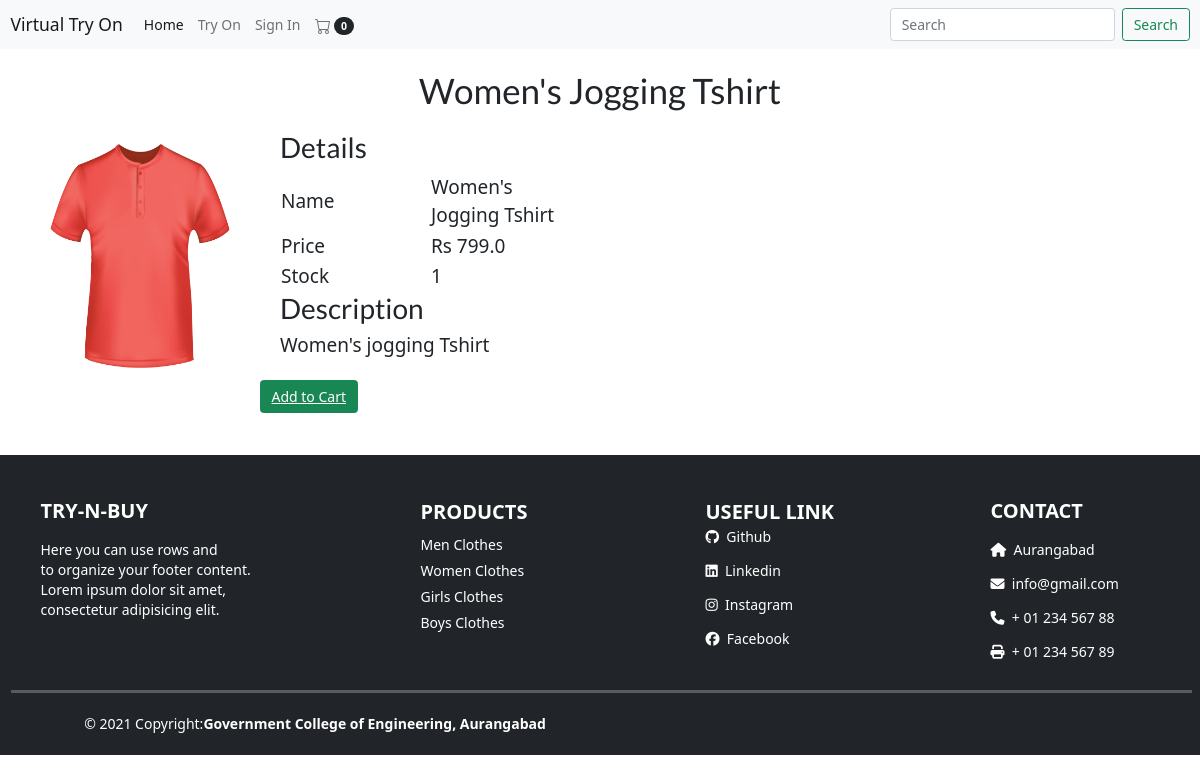
Page /productDescription?productId=4 on the committed database.
### tables this page shows
CREATE TABLE products (productId INTEGER PRIMARY KEY, name TEXT, price REAL, description TEXT, image TEXT, stock INTEGER, categoryId INTEGER, FOREIGN KEY (categoryId) REFERENCES categories (categoryId));

### main.py (the view)
@app.route("/productDescription")
def productDescription():
    loggedIn, firstName, noOfItems = getLoginDetails()
    productId = request.args.get('productId')
    with sqlite3.connect('database.db') as conn:
        cur = conn.cursor()
        cur.execute(
            'SELECT productId, name, price, description, image, stock FROM products WHERE productId = ' + productId)
        productData = cur.fetchone()
    conn.close()
    return render_template("productDescription.html", data=productData, loggedIn=loggedIn, firstName=firstName, noOfItems=noOfItems)

### main.py (called while the page is built, shortened)
def getLoginDetails():
    with sqlite3.connect('database.db') as conn:
        cur = conn.cursor()
        if 'email' not in session:
            loggedIn = False
            firstName = ''
            noOfItems = 0
    conn.close()
    return (loggedIn, firstName, noOfItems)

### templates/productDescription.html (shortened to what this page needs)
<!DOCTYPE HTML>
<html>
<head>
<link rel="stylesheet" href={{url_for('static', filename='css/productDescription.css')}} />
<link rel="stylesheet" href={{ url_for('static', filename='css/topStyle.css')}} />
<link href="https://cdn.jsdelivr.net/npm/bootstrap@5.0.1/dist/css/bootstrap.min.css" rel="stylesheet"
>
</head>
<body>
	{% include "nav.html" %}
<div class="data-center">
<div id="display">
	<div id="productName">
		<h1>{{data[1]}}</h1>
	</div>
	<div>
		<img src={{url_for('static', filename='uploads/'+data[4]) }} id="productImage"/>
	</div>
	<div id="productDescription">
		<h2>Details</h2>
		<table id="descriptionTable">
			<tr>
				<td>Name</td>
				<td>{{data[1]}}</td>
			</tr>
			<tr>
				<td>Price</td>
				<td>Rs {{data[2]}}</td>
			</tr>
			<tr>
				<td>Stock</td>
				<td>{{data[5]}}</td>
			</tr>
		</table>
		<h2>Description</h2>
		<p>{{data[3]}}</p>
	</div>
	<div id="addToCart">
	<span><button type="button" class="btn btn-success"><a href="/addToCart?productId={{request.args.get('productId')}}" class="text-white">Add to Cart</a></button>
	</span>
	</div>
	</div>
</div>
{% include "footer.html" %}
</body>
</html>

### static/css/productDescription.css (style rules this page uses)
#display { margin-top: 20px; margin-left: 20px; margin-right: 20px; margin-bottom: 20px; }
#productImage { height: 250px; width: 200px; margin-left: 20px; margin-right: 20px; margin-top: 20px; margin-bottom: 20px; display: inline-block; float: left; }
#productDescription { margin-left: 20px; margin-right: 20px; margin-top: 20px; margin-bottom: 20px; display: inline-block; font-size: 19px; }
#descriptionTable td { width: 150px; }
#addToCart { font-size: 20px; }

### static/css/home.css (style rules this page uses)
table { border-spacing: 20px; }
#productName { text-align: center; font-weight: bold; }

### rows in the picture
products: name "Women's Jogging Tshirt", image (picture), price "799.0", stock "1", description "Women's jogging Tshirt"

### other values in the picture
{{ noOfItems }} "0"
